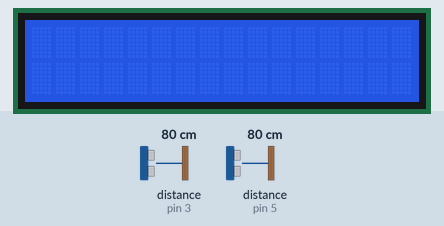
A sketch run on a simulated Arduino Uno, built with avr-gcc and run on an emulated ATmega328P. Parts: 16×2 character LCD. Wiring (inferred from the names in the program): 2 × ultrasonic range finder: trigger pin 2, echo pin 3 / trigger pin 4, echo pin 5. Inputs (shaded band) come from the test bench; at power-on: distance to the obstacle (sensors on pin 3, pin 5) 80 cm. The echo pulse lasts 58.3 µs per cm; what the sketch prints to the serial monitor is not drawn.

Above: at 1.2 s.
1.3 s: distance to the obstacle (sensor on pin 3) set to 18 cm
3.0 s: distance to the obstacle (sensor on pin 3) set to 12 cm
4.5 s: distance to the obstacle (sensor on pin 3) set to 9 cm
At 7.3 s:
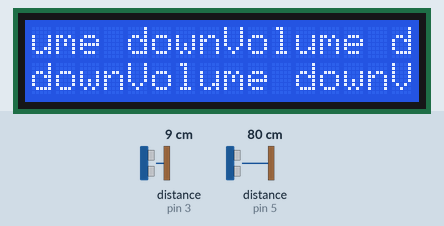
7.5 s: distance to the obstacle (sensor on pin 3) set to 35 cm
At 8.8 s:
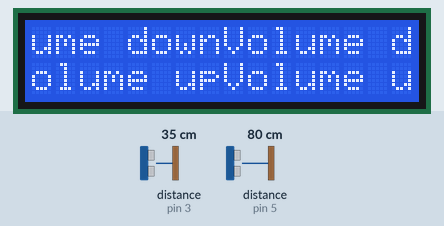
10.5 s: distance to the obstacle (sensor on pin 3) set to 2 cm
At 13.3 s:
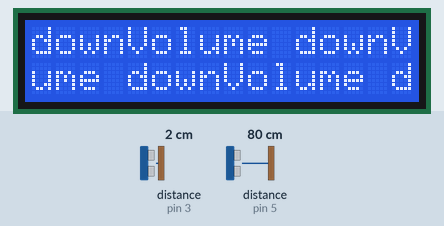
13.5 s: distance to the obstacle (sensor on pin 3) set to 23 cm
At 14.5 s:
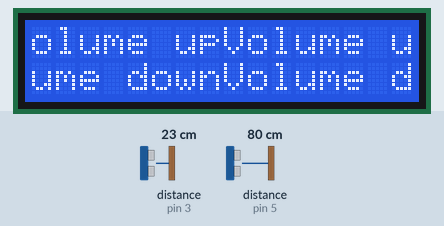
Timing chart, 0 to 16.5 s (numbered marks = the images above; inputs shaded):
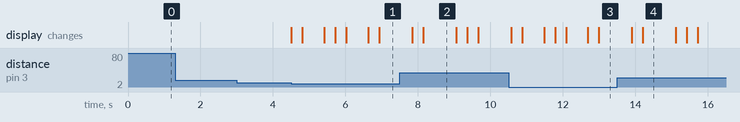

The sketch:

sketch_aug08a.ino
```cpp
#include <LiquidCrystal.h>

LiquidCrystal lcd(13, 12, 11, 10, 9, 8);


const int trigger1 = 2; //Trigger pin of 1st Sesnor
const int echo1 = 3; //Echo pin of 1st Sesnor
const int trigger2 = 4; //Trigger pin of 2nd Sesnor
const int echo2 = 5;//Echo pin of 2nd Sesnor

long time_taken;
int dist,distL,distR;


void setup() {
Serial.begin(9600);

lcd.begin(16, 2);
lcd.print("hello, world!");

pinMode(trigger1, OUTPUT);
pinMode(echo1, INPUT);
pinMode(trigger2, OUTPUT);
pinMode(echo2, INPUT);
}


void calculate_distance(int trigger, int echo)
{
digitalWrite(trigger, LOW);
delayMicroseconds(2);
digitalWrite(trigger, HIGH);
delayMicroseconds(10);
digitalWrite(trigger, LOW);

time_taken = pulseIn(echo, HIGH);
dist= time_taken*0.034/2;
Serial.println(dist);
if (dist>50)
dist = 50;
}

void loop() {
  lcd.clear();
calculate_distance(trigger1,echo1);
distL =dist;

calculate_distance(trigger2,echo2);
distR =dist;

//Uncomment for debudding
/*Serial.print("L=");
Serial.println(distL);
Serial.print("R=");
Serial.println(distR);
*/

//Pause Modes -Hold
if ((distL >40 && distR>40) && (distL <50 && distR<50)) //Detect both hands
{Serial.println("Play/Pause");
lcd.print("Play/Pause");
delay (500);}

calculate_distance(trigger1,echo1);
distL =dist;

calculate_distance(trigger2,echo2);
distR =dist;


//Control Modes
//Lock Left - Control Mode
if (distL>=13 && distL<=17)
{
  delay(100); //Hand Hold Time
  calculate_distance(trigger1,echo1);
  distL =dist;
  if (distL>=13 && distL<=17)
  {
    Serial.println("Left Locked");
    while(distL<=40)
    {
      calculate_distance(trigger1,echo1);
      distL =dist;
      if (distL<10) //Hand pushed in
      {Serial.println ("Vup");
      lcd.print("Volume down");
      delay (300);}
      if (distL>20) //Hand pulled out
      {Serial.println ("Vdown");
      lcd.print("Volume up");
      delay (300);}
    }
  }
}

//Lock Right - Control Mode
if (distR>=13 && distR<=17)
{
  delay(100); //Hand Hold Time
  calculate_distance(trigger2,echo2);
  distR =dist;
  if (distR>=13 && distR<=17)
  {
    Serial.println("Right Locked");
    while(distR<=40)
    {
      calculate_distance(trigger2,echo2);
      distR =dist;
      if (distR<10) //Right hand pushed in
      {Serial.println ("Rewind");
      lcd.print("Rewind");
      delay (300);}
      if (distR>20) //Right hand pulled out
      {Serial.println ("Forward");
      lcd.print("Forward");
      delay (300);}
  }
}
}

delay(200);
}
```

Measured:
- the behaviour switches between 11 and 10 cm on distance to the obstacle (sensor on pin 3) (found by bisection; images 0 and 1)
- after the input at 1.3 s, every drawn part: stays the same
- after the input at 3.0 s, every drawn part: stays the same
- after the input at 4.5 s, the display: first changes at once (image 1 shows a later state)
- after the input at 7.5 s, the display: first changes after 0.34 s (image 2 shows a later state)
- after the input at 10.5 s, the display: first changes after 0.08 s (image 3 shows a later state)
- after the input at 13.5 s, the display: first changes after 0.40 s (image 4 shows a later state)
- what the display in image 2 shows lasts 1.0 s, from 8.1 s to 9.1 s
